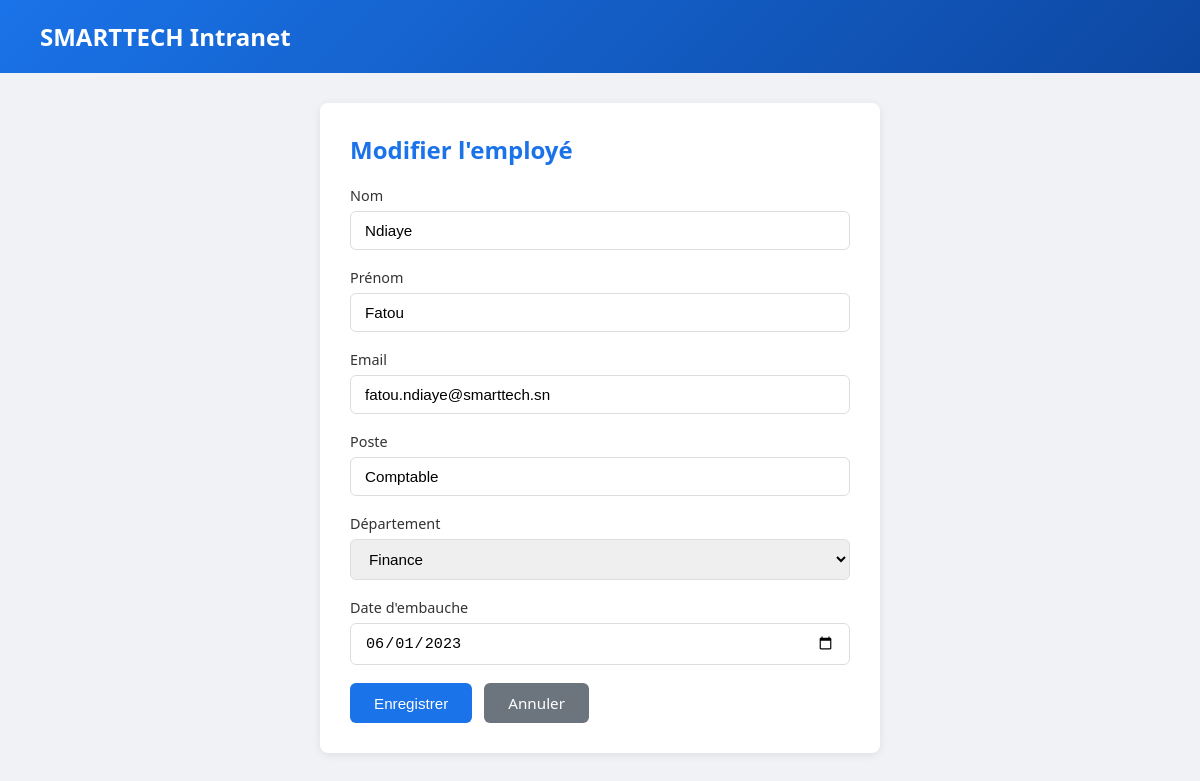
/form.php?id=2, run on the app's committed database.
### tables this page shows
CREATE TABLE IF NOT EXISTS employes (
    id          INT AUTO_INCREMENT PRIMARY KEY,
    nom         VARCHAR(100) NOT NULL,
    prenom      VARCHAR(100) NOT NULL,
    email       VARCHAR(150) NOT NULL UNIQUE,
    poste       VARCHAR(100) NOT NULL,
    departement ENUM('Informatique','Ressources Humaines','Finance','Marketing','Direction') NOT NULL,
    date_embauche DATE NOT NULL,
    created_at  TIMESTAMP DEFAULT CURRENT_TIMESTAMP,
    updated_at  TIMESTAMP DEFAULT CURRENT_TIMESTAMP ON UPDATE CURRENT_TIMESTAMP
);

### includes/employes.php (called while the page is built, shortened)
<?php
function getEmployeById(int $id): ?array {
    $db = getDB();
    $stmt = $db->prepare("SELECT * FROM employes WHERE id = ?");
    $stmt->execute([$id]);
    $result = $stmt->fetch();
    return $result ?: null;
}

### public/form.php (the view, shortened to what this page needs)
<?php
require_once __DIR__ . '/../includes/employes.php';
$id = isset($_GET['id']) ? (int)$_GET['id'] : 0;
$employe = $id > 0 ? getEmployeById($id) : null;
$isEdit = $employe !== null;
$errors = [];
if ($_SERVER['REQUEST_METHOD'] === 'POST') {
    $data = [
        'nom'           => trim($_POST['nom'] ?? ''),
        'prenom'        => trim($_POST['prenom'] ?? ''),
        'email'         => trim($_POST['email'] ?? ''),
        'poste'         => trim($_POST['poste'] ?? ''),
        'departement'   => $_POST['departement'] ?? '',
        'date_embauche' => $_POST['date_embauche'] ?? '',
    ];
    if (empty($data['nom']))           $errors[] = "Le nom est requis.";
    if (empty($data['prenom']))        $errors[] = "Le prénom est requis.";
    if (!filter_var($data['email'], FILTER_VALIDATE_EMAIL)) $errors[] = "Email invalide.";
    if (empty($data['poste']))         $errors[] = "Le poste est requis.";
    if (empty($data['departement']))   $errors[] = "Le département est requis.";
    if (empty($data['date_embauche'])) $errors[] = "La date d'embauche est requise.";
    if (empty($errors)) {
        try {
            if ($isEdit) {
                updateEmploye($id, $data);
                header("Location: index.php?msg=updated");
            } else {
                createEmploye($data);
                header("Location: index.php?msg=created");
            }
            exit;
        } catch (Exception $e) {
            $errors[] = "Erreur : " . $e->getMessage();
        }
    }
} else {
    $data = $employe ?? [
        'nom' => '', 'prenom' => '', 'email' => '',
        'poste' => '', 'departement' => '', 'date_embauche' => ''
    ];
}
$departements = ['Informatique', 'Ressources Humaines', 'Finance', 'Marketing', 'Direction'];
?>
<!DOCTYPE html>
<html lang="fr">
<head>
</head>
<body>
    <div class="header">
        <h1>SMARTTECH Intranet</h1>
    </div>
    <div class="container">
        <div class="card">
            <h2><?= $isEdit ? 'Modifier l\'employé' : 'Nouvel employé' ?></h2>
            <form method="POST">
                <div class="form-group">
                    <label for="nom">Nom</label>
                    <input type="text" name="nom" id="nom" value="<?= htmlspecialchars($data['nom']) ?>" required>
                </div>
                <div class="form-group">
                    <label for="prenom">Prénom</label>
                    <input type="text" name="prenom" id="prenom" value="<?= htmlspecialchars($data['prenom']) ?>" required>
                </div>
                <div class="form-group">
                    <label for="email">Email</label>
                    <input type="email" name="email" id="email" value="<?= htmlspecialchars($data['email']) ?>" required>
                </div>
                <div class="form-group">
                    <label for="poste">Poste</label>
                    <input type="text" name="poste" id="poste" value="<?= htmlspecialchars($data['poste']) ?>" required>
                </div>
                <div class="form-group">
                    <label for="departement">Département</label>
                    <select name="departement" id="departement" required>
                        <?php foreach ($departements as $dep): ?>
                        <option value="<?= $dep ?>" <?= ($data['departement'] === $dep) ? 'selected' : '' ?>><?= $dep ?></option>
                        <?php endforeach; ?>
                    </select>
                </div>
                <div class="form-group">
                    <label for="date_embauche">Date d'embauche</label>
                    <input type="date" name="date_embauche" id="date_embauche" value="<?= htmlspecialchars($data['date_embauche']) ?>" required>
                </div>
                <div class="btn-group">
                    <button type="submit" class="btn btn-primary"><?= $isEdit ? 'Enregistrer' : 'Ajouter' ?></button>
                    <a href="index.php" class="btn btn-secondary">Annuler</a>
                </div>
            </form>
        </div>
    </div>
</body>
</html>

### public/form.php (style rules this page uses)
* { margin: 0; padding: 0; box-sizing: border-box; }
body { font-family: 'Segoe UI', sans-serif; background: #f0f2f5; color: #333; }
.header { background: linear-gradient(135deg, #1a73e8, #0d47a1); color: #fff; padding: 20px 40px; }
.header h1 { font-size: 1.5rem; }
.container { max-width: 600px; margin: 30px auto; padding: 0 20px; }
.card { background: #fff; border-radius: 8px; padding: 30px; box-shadow: 0 2px 8px rgba(0,0,0,.08); }
.card h2 { margin-bottom: 20px; color: #1a73e8; }
.form-group { margin-bottom: 18px; }
.form-group label { display: block; margin-bottom: 6px; font-weight: 500; font-size: 0.9rem; }
.form-group input, .form-group select { width: 100%; padding: 10px 14px; border: 1px solid #ddd; border-radius: 6px; font-size: 0.95rem; transition: border-color 0.2s; }
.btn { display: inline-block; padding: 10px 24px; border-radius: 6px; font-size: 0.95rem; border: none; cursor: pointer; font-weight: 500; text-decoration: none; }
.btn-primary { background: #1a73e8; color: #fff; }
.btn-secondary { background: #6c757d; color: #fff; }
.btn-group { display: flex; gap: 12px; margin-top: 10px; }

### data on the page
employes: nom "Ndiaye", prenom "Fatou", email "fatou.ndiaye@smarttech.sn", poste "Comptable", departement "Finance", date_embauche "06/01/2023"
